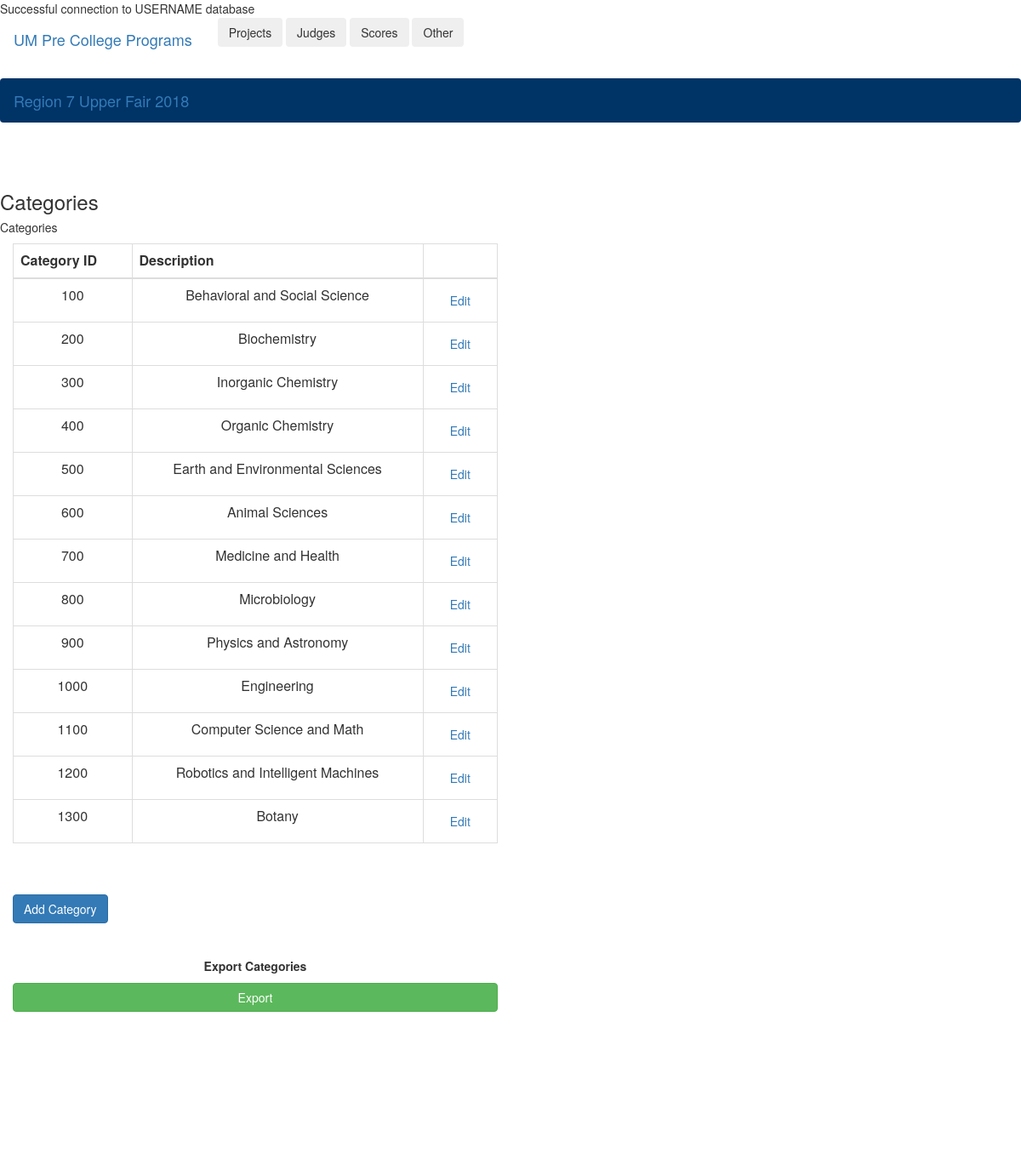
The app's page /CRUDsp/readCategories.php?id=1 with its own data.
### tables this page shows
CREATE TABLE Category (
    CategoryID int NOT NULL,
    Description varchar(120) NOT NULL,
    CONSTRAINT Category_pk PRIMARY KEY (CategoryID)
);

### CRUDsp/readCategories.php (the view, shortened to what this page needs)
<DOCTYPE! html>
<html lang="en">
<?php
	require_once("included_functions.php");
	$mysqli = db_connection();
	if (isset($_GET['id']) && $_GET['id'] != "") {
		$ID = $_GET['id'];
		$query1 = "Select * from Fair where FairID = ".$ID;
		$result = $mysqli->query($query1);
		if ($result && $result->num_rows > 0) {
			$query = "select * from Category order by CategoryID";
			$result = $mysqli->query($query);
			if ($result && $result->num_rows > 0) {
				echo "<div class='container-fluid'>";
				echo "<br><br>";
				echo "<div class='row justify-content-center'>";
				echo "<head>";
				echo "<h3 class='d-none d-md-block'>Categories</h3>";
        		echo "<h5 class='d-md-none'>Categories</h5>";
				echo "</head>";
				echo "</div>";
				echo "<div class='row justify-content-center'>";
				echo "<div class='col-xs-12 col-sm-12 col-md-8 col-lg-6'>";
				echo "<div class='table-responsive'>";
				echo "<table class='table table-bordered table-hover'>";
				echo "<thead class='thead-dark text-center'>";
				echo "<tr>";
				echo "<th scope='col'>Category ID</th>";
				echo "<th scope='col'>Description</th>";
				echo "<th scope='col'></th>";
				echo "</tr>";
				echo "</thead>";
				echo "<tbody>";
				while ($row = $result->fetch_assoc()) {
					echo "<tr>";
					echo "<td class='text-center'>".$row['CategoryID']."</td>";
					echo "<td class='text-center'>".$row['Description']."</td>";
					echo "<td class='text-center'><a href='editCategory.php?id=".urlencode($ID)."&cid=".urlencode($row['CategoryID'])."' class='btn btn-outline-warning'>Edit</a></td>";
					echo "</tr>";
				}
				echo "</tbody>";
				echo "</table>";
				echo "</div>";
				echo "</div>";
				echo "</div>";
				echo "<div class='container'>";
				echo "<br /><br />";
				echo "<div class='row justify-content-center'>";
				echo "<a href='addCategory.php?id=".urlencode($ID)."' class='btn btn-primary'>Add Category</a>";
				echo "</div>";
				echo "</div>";
				echo "<br /><br />";
				echo "<div class='row justify-content-center' align='center'>";
				echo "<div class='col-xs-12 col-sm-12 col-md-9 col-lg-6'>";
				echo "<p><b>Export Categories</b></p>";
				echo "<a href='exportCategories.php?id=".$ID."' class='btn btn-success btn-block'>Export</a>";
				echo "</div>";
				echo "</div>";
				echo "<br /><br /><br /><br /><br /><br />";
			} else {
				$_SESSION["message"] = "Error! Categories were not found.";
            	header("Location: FairHome.php?id=".$ID);
            	exit;
			}
		} else {
			$_SESSION["message"] = "Error! Fair could not be found.";
            header("Location: SFindex.php");
            exit;
		}
	} else {
		$_SESSION["message"] = "Error! Variables not set";
        header("Location: SFindex.php");
        exit;
	}
?>
<br /><br /><br />
</html>

### records on screen
category: CategoryID "100", Description "Behavioral and Social Science"
category: CategoryID "200", Description "Biochemistry"
category: CategoryID "300", Description "Inorganic Chemistry"
category: CategoryID "400", Description "Organic Chemistry"
category: CategoryID "500", Description "Earth and Environmental Sciences"
category: CategoryID "600", Description "Animal Sciences"
category: CategoryID "700", Description "Medicine and Health"
category: CategoryID "800", Description "Microbiology"
category: CategoryID "900", Description "Physics and Astronomy"
category: CategoryID "1000", Description "Engineering"
category: CategoryID "1100", Description "Computer Science and Math"
category: CategoryID "1200", Description "Robotics and Intelligent Machines"
category: CategoryID "1300", Description "Botany"

### other values on screen
USERNAME "USERNAME"
$name "Region 7 Upper Fair 2018"
